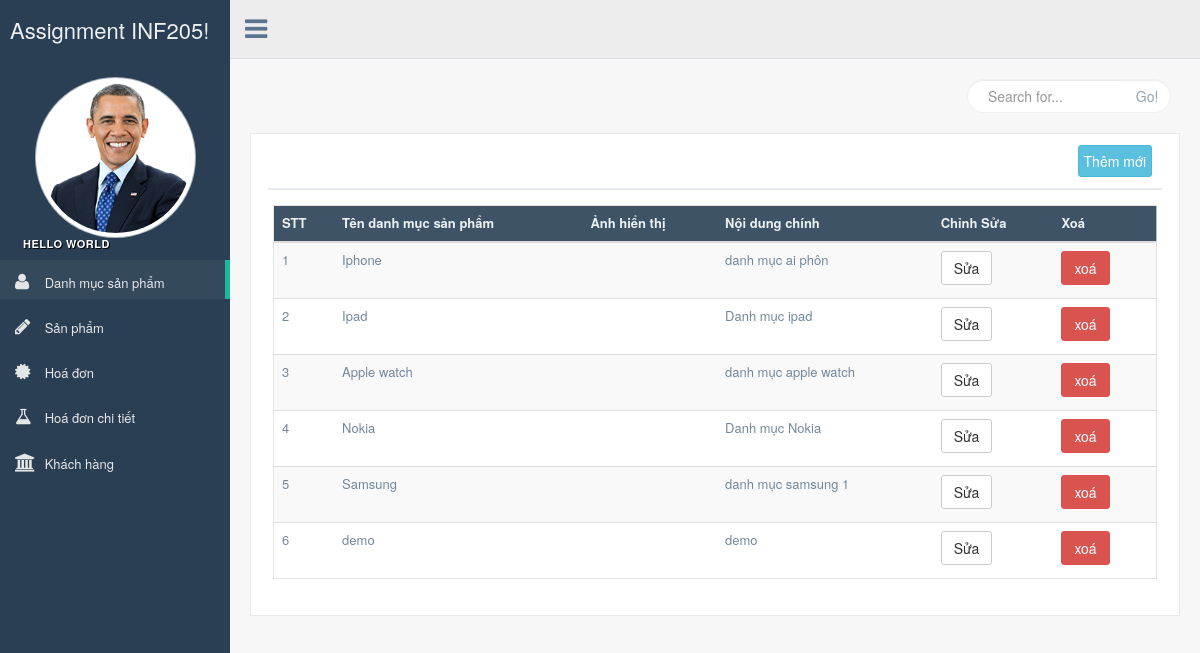
Screenshot of /catproduct/catproduct.php with the database file from the repository.
### tables this page shows
CREATE TABLE `catproducts` (
  `id` int(11) NOT NULL,
  `name` varchar(255) DEFAULT NULL,
  `content` text,
  `images` varchar(255) DEFAULT NULL
);

### catproduct/catproduct.php (the view, shortened to what this page needs)
<!DOCTYPE html>
<html lang="vi">
<head>
  <link href="../css/bootstrap.min.css" rel="stylesheet">
  <link href="../fonts/css/font-awesome.min.css" rel="stylesheet">
  <link href="../css/animate.min.css" rel="stylesheet">
  <link href="../css/custom.css" rel="stylesheet">
</head>
<body class="nav-md">
  <div class="container body">
    <div class="main_container">
      <div class="col-md-3 left_col">
        <div class="left_col scroll-view">
          <div class="navbar nav_title" style="border: 0;">
            <a href="index.html" class="site_title"><span>Assignment INF205!</span></a>
          </div>
          <div class="profile">
            <div class="profile_pic">
              <img src="../images/logo.png" alt="..." class="img-circle profile_img">
            </div>
          </div>
          <br />
          <div id="sidebar-menu" class="main_menu_side hidden-print main_menu">
            <div class="menu_section">
              <h3> Hello world</h3>
              <ul class="nav side-menu">
                <li class="active"><a href="../catproduct/catproduct.php"><i class="fa fa-user"></i> Danh mục sản phẩm </a></li>
                <li><a href="../product/product.php"><i class="fa fa-pencil"></i> Sản phẩm </a></li>
                <li><a href="../order/order.php"><i class="fa fa-certificate"></i> Hoá đơn </a></li>
                <li><a href="../orderdetail/orderdetail.php"><i class="fa fa-flask"></i> Hoá đơn chi tiết </a></li>
                <li><a href="../custommer/custommer.php"><i class="fa fa-university"></i> Khách hàng </a></li>
              </ul>
            </div>
          </div>
        </div>
      </div>
      <div class="top_nav">
        <div class="nav_menu">
          <nav class="" role="navigation">
            <div class="nav toggle">
              <a id="menu_toggle"><i class="fa fa-bars"></i></a>
            </div>
          </nav>
        </div>
      </div>
      <div class="right_col" role="main">
        <div class="">
          <div class="page-title">
            <div class="title_right">
              <div class="col-md-5 col-sm-5 col-xs-12 form-group pull-right top_search">
                  <form class="input-group" action="researchcatproduct.php" method="get">
                    <input type="text" name="namesearch" class="form-control" placeholder="Search for...">
                    <span class="input-group-btn">
                        <button class="btn btn-default" type="submit" name="searchcatproduct">Go!</button>
                    </span>
                  </form>
              </div>
            </div>
          </div>
          <div class="clearfix"></div>
          <div class="row">
            <div class="col-md-12 col-sm-12 col-xs-12">
              <div class="x_panel">
                <div class="x_title">
                  <ul class="nav navbar-right panel_toolbox">
                    <li><a class="btn btn-info" href="addcatproduct.php">Thêm mới</a></li>
                  </ul>
                  <div class="clearfix"></div>
                </div>
                <div class="x_content">
                  <table id="example" class="table table-striped responsive-utilities jambo_table">
                  <?php
                  include_once('../ketnoi.php');
                  $sql="select * from catproducts";
                  $result=$db->query($sql);
                   ?>
                    <thead>
                      <tr class="headings">
                        <th>STT</th>
                        <th>Tên danh mục sản phẩm </th>
                        <th>Ảnh hiển thị</th>
                        <th>Nội dung chính </th>
                        <th>Chỉnh Sửa</th>
                        <th>Xoá </th>
                      </tr>
                    </thead>
                    <tbody>
                      <?php
                      $i=1;
                      foreach($result as $row)
                      {
                      ?>
                      <tr class="even pointer">
                        <td class=" "><?php echo $i; ?></td>
                        <td class=" "><?php echo $row['name'] ?></td>
                        <td class=" "><?php echo $row['images'] ?></td>
                        <td class=" "><?php echo $row['content'] ?></td>
                        <td class=" "><a href="editcatproduct.php?id=<?php echo $row['id'];?>" class="btn btn-default">Sửa</a></td>
                        <td class=" "><a href="deletecatproduct.php?id=<?php echo $row['id'];?>" class="btn btn-danger">xoá</a></td>
                      </tr>
                      <?php
                      $i=$i+1;
                      }
                       ?>
                    </tbody>
                  </table>
                </div>
              </div>
            </div>
            <br />
            <br />
            <br />
          </div>
        </div>
      </div>
    </div>
  </div>
</body>
</html>

### rows the page displays
catproducts: name "Iphone", content "danh mục ai phôn"
catproducts: name "Ipad", content "Danh mục ipad"
catproducts: name "Apple watch", content "danh mục apple watch"
catproducts: name "Nokia", content "Danh mục Nokia"
catproducts: name "Samsung", content "danh mục samsung 1"
catproducts: name "demo", content "demo"
